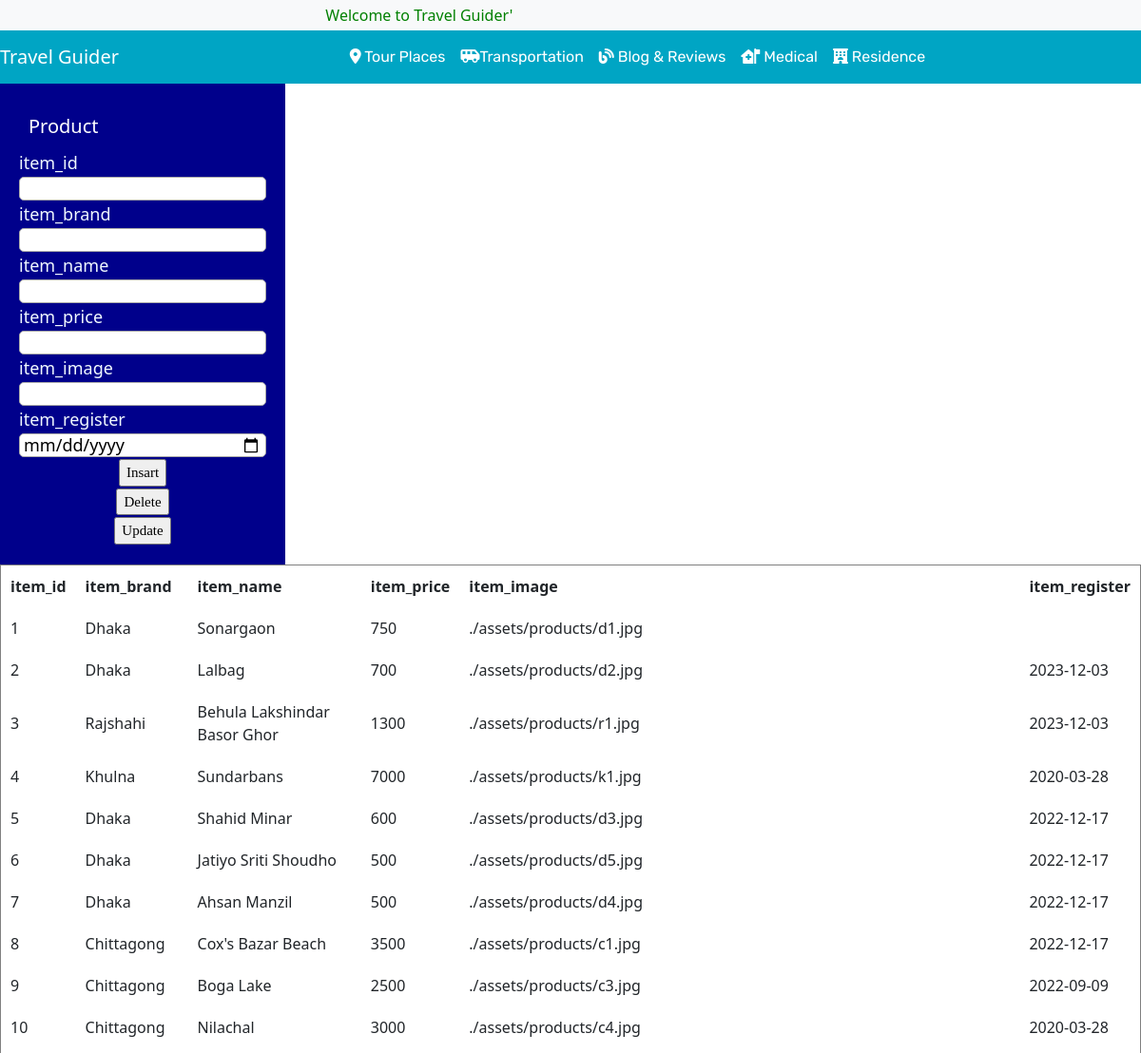
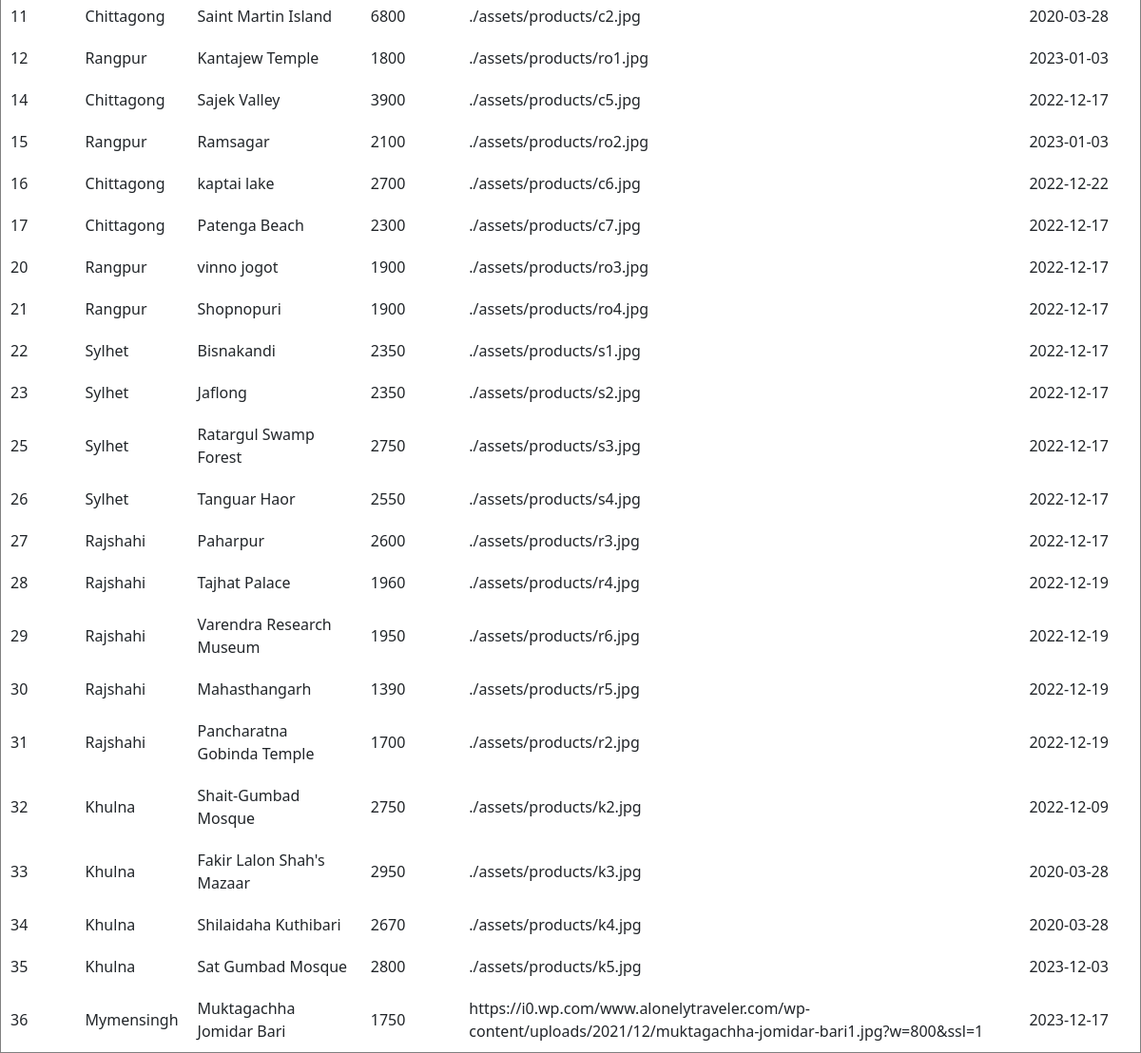
The app's page /order.php with its own data (2 pictures, top to bottom).
### tables this page shows
CREATE TABLE `product` (
  `item_id` int(11) NOT NULL,
  `item_brand` varchar(200) NOT NULL,
  `item_name` varchar(255) NOT NULL,
  `item_price` text NOT NULL,
  `item_image` varchar(255) NOT NULL,
  `item_register` date DEFAULT NULL
);

### order.php (the view, shortened to what this page needs)
<?php
include("Template/_admin.php");
?>
<link rel="stylesheet" href="style.css">
<div id="box1">
  <form method="post">
    <div style="font-size: 20px;margin: 10px;color: white;">Product</div>
    item_id <br>
    <input id="text" type="text" name="item_id" required><br>
    item_brand <br>
    <input id="text" type="text" name="item_brand" requiredy><br>
    item_name<br>
    <input id="text" type="text" name="item_name" requiredy><br>
    item_price<br>
    <input id="text" type="number" name="item_price" requiredy><br>
    item_image<br>
    <input id="text" type="text" name="item_image" requiredy><br>
    item_register <br>
    <input id="text" type="date" name="item_register" value="" requiredy><br>
    <div class="btn">
      <a>
        <input type="submit" value="Insart" name="submit1">
      </a>
    </div>
    <div class="btn">
      <a>
        <input type="submit" value="Delete" name="submit2">
      </a>
    </div>
    <div class="btn">
      <a>
        <input type="submit" value="Update" name="submit3">
      </a>
    </div>
  </form>
</div>
<div>
  <table border="1" cellspacing="1" cellpadding="10">
    <tr>
      <th>item_id</th>
      <th>item_brand</th>
      <th>item_name</th>
      <th>item_price</th>
      <th>item_image</th>
      <th>item_register</th>
    </tr>
<?php
    $conn = mysqli_connect("localhost", "root", "", "shopee");
$sql = "SELECT item_id, item_brand, item_name, item_price, item_image, item_register FROM product";
$result = $conn->query($sql);
if ($result->num_rows > 0) {
while($row = $result->fetch_assoc()) {
echo "<tr><td>" . $row["item_id"]. "</td><td>" . $row["item_brand"] . "</td><td>"
. $row["item_name"]."</td><td>". $row["item_price"]. "</td><td>". $row["item_image"]."</td><td>"
. $row["item_register"].  "</td></tr>";
}
echo "</table>";
} else { echo "0 results"; }
?>
</div>

### style1.css (style rules this page uses)
.btn { margin: 0; padding: 0; display: flex; justify-content: center; align-items: center; min-height: 10px; font-family: consolas; }
.btn a { position: relative; display: inline-block; color: #2196f3; text-transform: uppercase; letter-spacing: 4%; text-decoration: none; font-size: 15px; overflow: hidden; transition: 0.2s; }
#text { height: 25px; border-radius: 5px; padding: 4px; border: solid thin #aaa; width: 100%; }

### order.php (style rules this page uses)
#box1 { font-size: large; background-color: darkblue; color: aliceblue; margin: auto; width: 300px; padding: 20px; float: left; }

### records on screen
product: item_id "1", item_brand "Dhaka", item_name "Sonargaon", item_price "750", item_image "./assets/products/d1.jpg"
product: item_id "2", item_brand "Dhaka", item_name "Lalbag", item_price "700", item_image "./assets/products/d2.jpg", item_register "2023-12-03"
product: item_id "3", item_brand "Rajshahi", item_name "Behula Lakshindar Basor Ghor", item_price "1300", item_image "./assets/products/r1.jpg", item_register "2023-12-03"
product: item_id "4", item_brand "Khulna", item_name "Sundarbans", item_price "7000", item_image "./assets/products/k1.jpg", item_register "2020-03-28"
product: item_id "5", item_brand "Dhaka", item_name "Shahid Minar", item_price "600", item_image "./assets/products/d3.jpg", item_register "2022-12-17"
product: item_id "6", item_brand "Dhaka", item_name "Jatiyo Sriti Shoudho", item_price "500", item_image "./assets/products/d5.jpg", item_register "2022-12-17"
product: item_id "7", item_brand "Dhaka", item_name "Ahsan Manzil", item_price "500", item_image "./assets/products/d4.jpg", item_register "2022-12-17"
product: item_id "8", item_brand "Chittagong", item_name "Cox's Bazar Beach", item_price "3500", item_image "./assets/products/c1.jpg", item_register "2022-12-17"
product: item_id "9", item_brand "Chittagong", item_name "Boga Lake", item_price "2500", item_image "./assets/products/c3.jpg", item_register "2022-09-09"
product: item_id "10", item_brand "Chittagong", item_name "Nilachal", item_price "3000", item_image "./assets/products/c4.jpg", item_register "2020-03-28"
product: item_id "11", item_brand "Chittagong", item_name "Saint Martin Island", item_price "6800", item_image "./assets/products/c2.jpg", item_register "2020-03-28"
product: item_id "12", item_brand "Rangpur", item_name "Kantajew Temple", item_price "1800", item_image "./assets/products/ro1.jpg", item_register "2023-01-03"
product: item_id "14", item_brand "Chittagong", item_name "Sajek Valley", item_price "3900", item_image "./assets/products/c5.jpg", item_register "2022-12-17"
product: item_id "15", item_brand "Rangpur", item_name "Ramsagar", item_price "2100", item_image "./assets/products/ro2.jpg", item_register "2023-01-03"
product: item_id "16", item_brand "Chittagong", item_name "kaptai lake", item_price "2700", item_image "./assets/products/c6.jpg", item_register "2022-12-22"
product: item_id "17", item_brand "Chittagong", item_name "Patenga Beach", item_price "2300", item_image "./assets/products/c7.jpg", item_register "2022-12-17"
product: item_id "20", item_brand "Rangpur", item_name "vinno jogot", item_price "1900", item_image "./assets/products/ro3.jpg", item_register "2022-12-17"
product: item_id "21", item_brand "Rangpur", item_name "Shopnopuri", item_price "1900", item_image "./assets/products/ro4.jpg", item_register "2022-12-17"
product: item_id "22", item_brand "Sylhet", item_name "Bisnakandi", item_price "2350", item_image "./assets/products/s1.jpg", item_register "2022-12-17"
product: item_id "23", item_brand "Sylhet", item_name "Jaflong", item_price "2350", item_image "./assets/products/s2.jpg", item_register "2022-12-17"
product: item_id "25", item_brand "Sylhet", item_name "Ratargul Swamp Forest", item_price "2750", item_image "./assets/products/s3.jpg", item_register "2022-12-17"
product: item_id "26", item_brand "Sylhet", item_name "Tanguar Haor", item_price "2550", item_image "./assets/products/s4.jpg", item_register "2022-12-17"
product: item_id "27", item_brand "Rajshahi", item_name "Paharpur", item_price "2600", item_image "./assets/products/r3.jpg", item_register "2022-12-17"
product: item_id "28", item_brand "Rajshahi", item_name "Tajhat Palace", item_price "1960", item_image "./assets/products/r4.jpg", item_register "2022-12-19"
product: item_id "29", item_brand "Rajshahi", item_name "Varendra Research Museum", item_price "1950", item_image "./assets/products/r6.jpg", item_register "2022-12-19"
product: item_id "30", item_brand "Rajshahi", item_name "Mahasthangarh", item_price "1390", item_image "./assets/products/r5.jpg", item_register "2022-12-19"
product: item_id "31", item_brand "Rajshahi", item_name "Pancharatna Gobinda Temple", item_price "1700", item_image "./assets/products/r2.jpg", item_register "2022-12-19"
product: item_id "32", item_brand "Khulna", item_name "Shait-Gumbad Mosque", item_price "2750", item_image "./assets/products/k2.jpg", item_register "2022-12-09"
product: item_id "33", item_brand "Khulna", item_name "Fakir Lalon Shah's Mazaar", item_price "2950", item_image "./assets/products/k3.jpg", item_register "2020-03-28"
product: item_id "34", item_brand "Khulna", item_name "Shilaidaha Kuthibari", item_price "2670", item_image "./assets/products/k4.jpg", item_register "2020-03-28"
product: item_id "35", item_brand "Khulna", item_name "Sat Gumbad Mosque", item_price "2800", item_image "./assets/products/k5.jpg", item_register "2023-12-03"
product: item_id "36", item_brand "Mymensingh", item_name "Muktagachha Jomidar Bari", item_price "1750", item_image "https://i0.wp.com/www.alonelytraveler.com/wp-content/uploads/2021/12/muktagachha-jomidar-bari1.jpg?w=800&ssl=1", item_register "2023-12-17"
